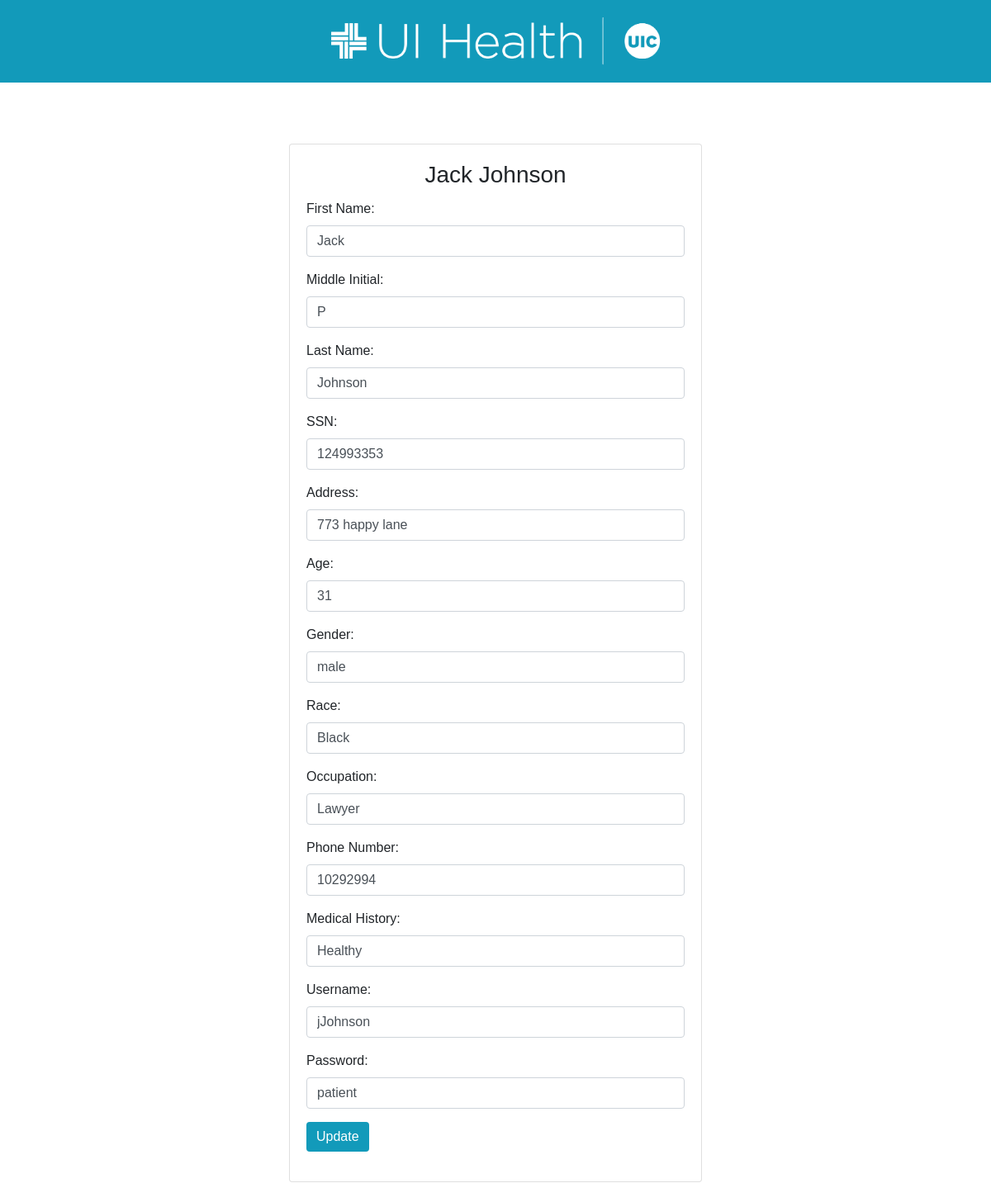
/updatePatient.php?id=1, run on the app's committed database.
### tables this page shows
CREATE TABLE `patient` (
  `id` int(11) NOT NULL,
  `SSN` int(9) NOT NULL,
  `FName` varchar(30) NOT NULL,
  `LName` varchar(30) NOT NULL,
  `MI` varchar(1) NOT NULL,
  `username` varchar(30) NOT NULL,
  `password` varchar(30) NOT NULL,
  `age` int(3) NOT NULL,
  `gender` varchar(30) NOT NULL,
  `phoneNum` bigint(11) NOT NULL,
  `address` varchar(30) NOT NULL,
  `medicalHistory` varchar(100) NOT NULL,
  `race` varchar(30) NOT NULL,
  `occupation` varchar(30) NOT NULL,
  `elgibility` int(1) DEFAULT NULL,
  `vTaken` varchar(30) DEFAULT NULL,
  `currDose` int(1) DEFAULT '0'
);

### updatePatient.php (the view, shortened to what this page needs)
<html>
    <head>
        <link rel="stylesheet" href="https://cdn.jsdelivr.net/npm/bootstrap@4.6.0/dist/css/bootstrap.min.css">
    </head>
    <body>
        <div id="header" class="nav">
            <img class="mx-auto" src="logo.png" alt="">
        </div>
        <?php
        $dbhost = "localhost";$dbuser = "root";$dbpwd = "root";$dbname = "Project";
        $conn = new mysqli($dbhost,$dbuser,$dbpwd,$dbname);
        $id = $_GET['id'];
        $myQ = "select * from patient where id = '$id'";
        $results = $conn->query($myQ);
        $row = $results->fetch_object();
        print("
        <br>
                <div class = 'card' style='width:500px; margin: auto'>
                    <div class='card-body'>
                    <center><h3 class='card-title'>$row->FName $row->LName</h3></center>
                    <form action='updatePatient.php' method='POST'>
                            <input type='hidden' id='id' name='id' value='$row->id' />
                            <div class='mb-3'>
                                <label for='FName' class='form-label'>First Name:</label>
                                <input type='FName' name='FName' value = '$row->FName' class='form-control' id='FName'>
                            </div>
                            <div class='mb-3'>
                                <label for='MI' class='form-label'>Middle Initial:</label>
                                <input type='MI' name='MI' value = '$row->MI' class='form-control' id='MI'>
                            </div>
                            <div class='mb-3'>
                                <label for='LName' class='form-label'>Last Name:</label>
                                <input type='LName' name='LName' value = '$row->LName' class='form-control' id='LName'>
                            </div>
                            <div class='mb-3'>
                                <label for='SSN' class='form-label'>SSN:</label>
                                <input type='SSN' name='SSN' value = '$row->SSN' class='form-control' id='SSN'>
                            </div>
                            <div class='mb-3'>
                                <label for='Address' class='form-label'>Address:</label>
                                <input type='Address' name='Address'  value = '$row->address' class='form-control' id='Address'>
                            </div>
                            <div class='mb-3'>
                                <label for='Age' class='form-label'>Age:</label>
                                <input type='Age' name='Age' value = '$row->age' class='form-control' id='Age'>
                            </div>
                            <div class='mb-3'>
                                <label for='Gender' class='form-label'>Gender:</label>
                                <input type='Gender' name='Gender' value = '$row->gender' class='form-control' id='Gender'>
                            </div>
                            <div class='mb-3'>
                                <label for='Race' class='form-label'>Race:</label>
                                <input type='Race' name='Race' value = '$row->race' class='form-control' id='Race'>
                            </div>
                            <div class='mb-3'>
                                <label for='Occupation' class='form-label'>Occupation:</label>
                                <input type='Occupation' name='Occupation' value = '$row->occupation' class='form-control' id='Occupation'>
                            </div>
                            <div class='mb-3'>
                                <label for='phoneNum' class='form-label'>Phone Number:</label>
                                <input type='phoneNum' name='phoneNum' value = '$row->phoneNum' class='form-control' id='phoneNum'>
                            </div>
                            <div class='mb-3'>
                                <label for='medicalHistory' class='form-label'>Medical History:</label>
                                <input type='medicalHistory' name='medicalHistory' value = '$row->medicalHistory' class='form-control' id='medicalHistory'>
                            </div>
                            <div class='mb-3'>
                                <label for='Username' class='form-label'>Username:</label>
                                <input type='Username' name='Username' value = '$row->username' class='form-control' id='Username'>
                            </div>
                            <div class='mb-3'>
                                <label for='Password' class='form-label'>Password:</label>
                                <input type='text' name='Password'  value = '$row->password' class='form-control' id='Password'>
                            </div>
                            <input type='submit' value='Update' class='btn btn-primary'>
                    </form>
                    </div>
                </div>
                <br>
        ");
        ?>
        </body>
</html>

### data on the page
patient: FName "Jack", LName "Johnson", MI "P", SSN "124993353", Address "773 happy lane", Age "31", Gender "male", Race "Black", Occupation "Lawyer", phoneNum "10292994", medicalHistory "Healthy", Username "jJohnson", Password "patient"
